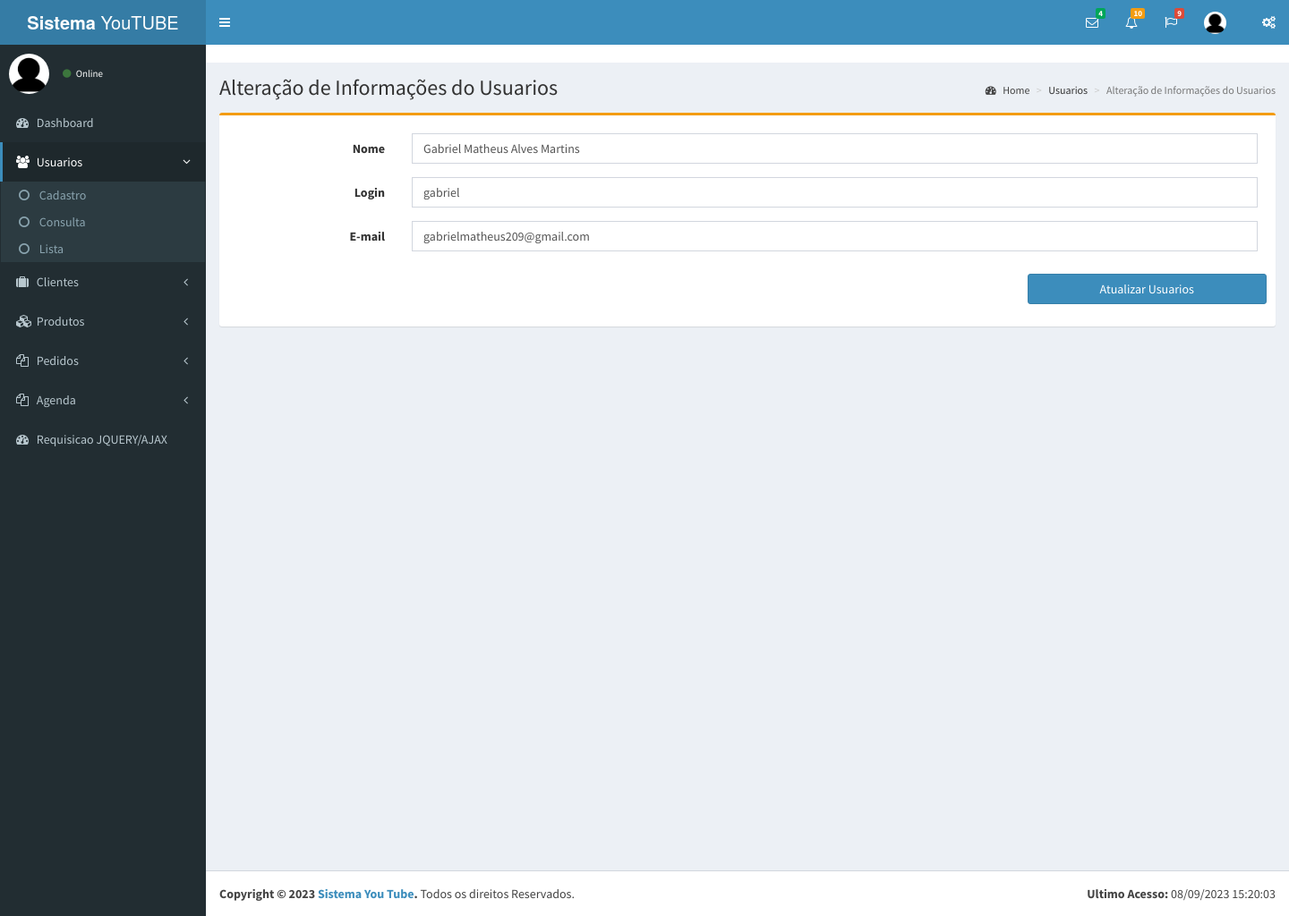
The app's page /index.php/home/consultausuario?id=2 with its own data.
### tables this page shows
CREATE TABLE `usuarios` (
  `id` int(11) NOT NULL,
  `nome` varchar(100) NOT NULL,
  `login` varchar(15) NOT NULL,
  `email` varchar(100) NOT NULL,
  `senha` varchar(50) NOT NULL,
  `datacadastro` datetime NOT NULL,
  `dataultimoacesso` datetime NOT NULL,
  `status` tinyint(1) NOT NULL,
  `perfilid` int(11) NOT NULL
);

### application/controllers/Home.php (called while the page is built, shortened)
<?php
class Home extends CI_Controller
{
	public function __construct()
	{
		$this->load->helper('url');
		$this->load->library('form_validation');
		$this->load->helper('form');
	}
	function consultausuario()
	{
		$this->load->model('Usuario_model');
		if ($this->input->post()) {
			if ((!empty(trim($this->input->post('nome')))) || (!empty(trim($this->input->post('login')))) || (!empty(trim($this->input->post('email'))))) {
				$dadosusuario['nome'] = $this->input->post('nome');
				$dadosusuario['login'] = $this->input->post('login');
				$dadosusuario['email'] = $this->input->post('email');
				$this->load->model('Usuario_model');
				$resultadousuario = $this->Usuario_model->consultausuario($dadosusuario);
				if ($resultadousuario) {
					$dados['telaativa'] = 'usuarios';
					$dados['resultadoUsuario'] = $resultadousuario;
					$dados['tela'] = 'usuarios/lista_usuario';
					$this->load->view('pages/home', $dados);
				} else {
					$dados['telaativa'] = 'usuarios';
					$dados['msg'] = 'Nenhum Usuário localizado para os dados informados! Tente novamente';
					$dados['tela'] = 'usuarios/lista_usuario';
					$this->load->view('pages/home', $dados);
				}
			} else {
				$dados['telaativa'] = 'usuarios';
				$dados['msg'] = 'Dados Imcompletos! Preencha os dados e tente novamente';
				$dados['tela'] = 'usuarios/form_consulta_usuario';
				$this->load->view('pages/home', $dados);
			}
		} else if ($this->input->get()) {
			if ($this->input->get('id')) {
				$id = (int) $this->input->get('id');
				$this->load->model('Usuario_model');
				$resultadousuarioespecifico = $this->Usuario_model->consultausuarioespecifico($id);
				if ($resultadousuarioespecifico) {
					$dados['telaativa'] = 'usuarios';
					$dados['resultadoUsuarioEspecifico'] = $resultadousuarioespecifico;
					$dados['tela'] = 'usuarios/form_altera_usuario';
					$this->load->view('pages/home', $dados);
				} else {
					$dados['telaativa'] = 'usuarios';
					$dados['msg'] = 'Nenhum Usuário localizado para os dados informados! Tente novamente';
					$dados['tela'] = 'usuarios/lista_usuario';
					$this->load->view('pages/home', $dados);
				}
			}
		} else {
			$dados['telaativa'] = 'usuarios';
			$dados['tela'] = 'usuarios/form_consulta_usuario';
			$this->load->view('pages/home', $dados);
		}
	}
}

### index.php (called while the page is built, shortened)
<?php
require_once BASEPATH.'core/CodeIgniter.php';

### application/models/Usuario_model.php (called while the page is built, shortened)
<?php
class Usuario_model extends CI_Model
{
	function consultausuarioespecifico($id)
	{
		$this->db->select('*');
		$this->db->from('usuarios');
		$this->db->where('id', $id);
		$query = $this->db->get();
		if ($query->num_rows() === 1) {
			return $query->result();
		} else {
			return false;
		}
	}
}

### application/views/pages/usuarios/form_altera_usuario.php (the view, shortened to what this page needs)
<div class="content-wrapper">
	<section class="content-header">
		<h1>Alteração de Informações do Usuarios</h1>
		<ol class="breadcrumb">
			<li><a href="#"><i class="fa fa-dashboard"></i> Home</a></li>
			<li>Usuarios</li>
			<li class="active">Alteração de Informações do Usuarios</li>
		</ol>
	</section>
	<section class="content">
		<div class="row">
			<div class="col-xs-12 col-sm-12 col-lg-12">
				<div class="box box-warning">
					<div class="box-body">
						<form role="form" action="atualizausuario" method="post" class="form-horizontal">
							<div class="box-body">
								<?php
								$nome = '';
								$login = '';
								$email = '';
								if (isset($resultadoUsuarioEspecifico)) {
									foreach ($resultadoUsuarioEspecifico as $user) {
										$nome = $user->nome;
										$login = $user->login;
										$email = $user->email;
									}
								}
								?>
								<div class="form-group">
									<label for="nome" class="col-sm-2 control-label">Nome</label>
									<div class="col-sm-10">
										<input type="text" class="form-control" id="nome" name="nome" placeholder="Informe o nome completo do usuario" value="<?= set_value('nome', $nome); ?>">
									</div>
								</div>
								<div class="form-group">
									<label for="login" class="col-sm-2 control-label">Login</label>
									<div class="col-sm-10">
										<input type="text" class="form-control" id="login" name="login" placeholder="Informe o nome completo do usuario" value="<?= set_value('login', $login); ?>">
									</div>
								</div>
								<div class="form-group">
									<label for="email" class="col-sm-2 control-label">E-mail</label>
									<div class="col-sm-10">
										<input type="email" class="form-control" id="email" name="email" placeholder="Informe o e-mail de contato" value="<?= set_value('email', $email); ?>">
									</div>
								</div>
							</div>
							<div class="form-group">
								<div class="col-xs-12 col-sm-9 col-lg-9">&nbsp;</div>
								<div class="col-xs-12 col-sm-3 col-lg-3">
									<button type="submit" class="btn btn-primary" style="width: 100%">Atualizar Usuarios</button>
								</div>
							</div>
						</form>
					</div>
				</div>
			</div>
		</div>
	</section>
</div>

### records on screen
usuarios: nome "Gabriel Matheus Alves Martins", login "gabriel", email "gabrielmatheus209@gmail.com"
